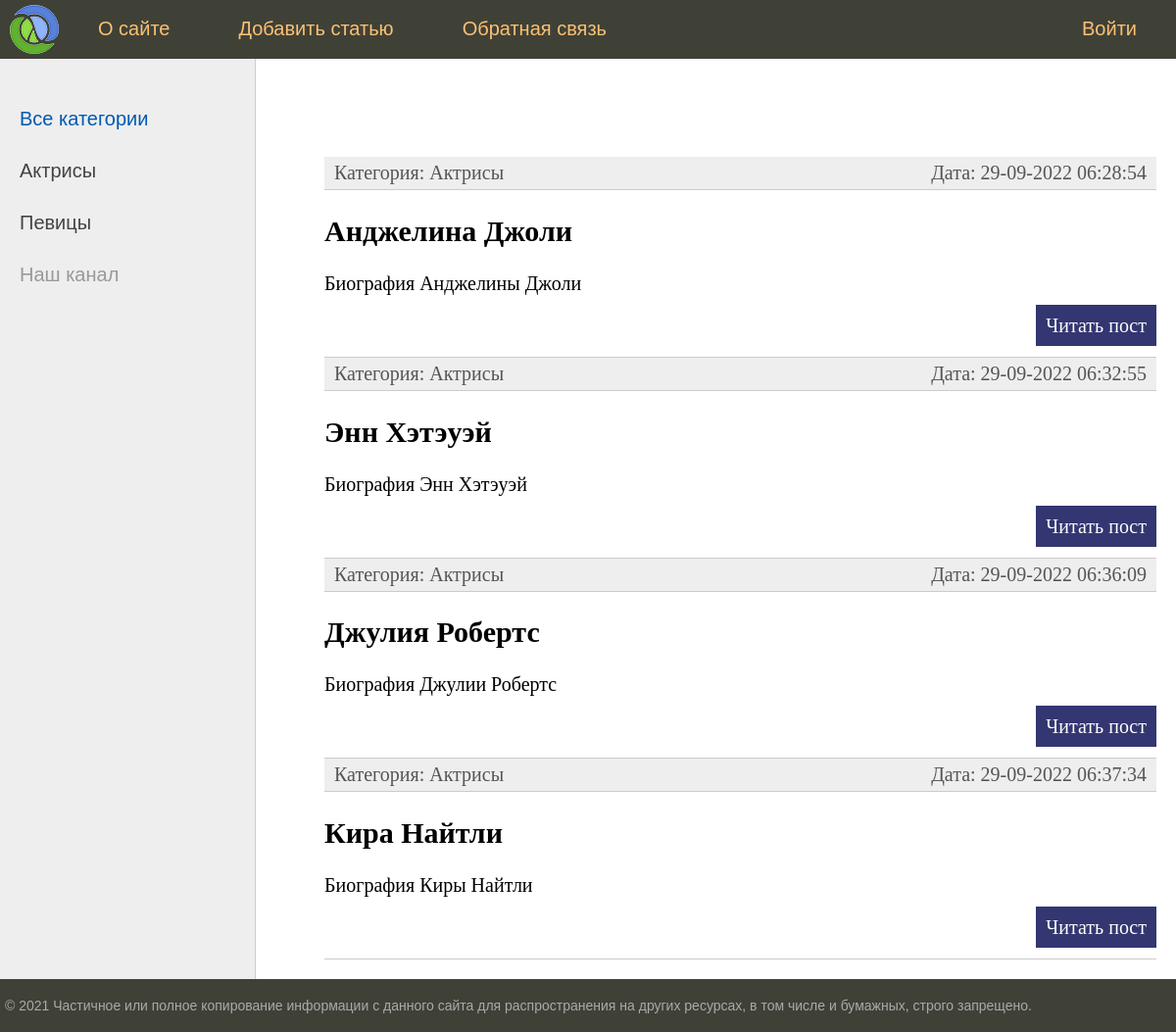
The page / on the database its author committed.
### socnet/models.py (models this page shows, shortened)
class Category(models.Model):
    name = models.CharField(max_length=100, db_index=True)
    def __str__(self):
        return self.name
    def get_absolute_url(self):
        return reverse('category', kwargs={'cat_id': self.pk})

class Women(models.Model):
    title = models.CharField(max_length=255)
    content = models.TextField(blank=True)
    photo = models.ImageField(upload_to="photos/%Y/%m/%d/")
    time_create = models.DateTimeField(auto_now_add=True)
    time_update = models.DateTimeField(auto_now=True)
    is_published = models.BooleanField(default=True)
    cat = models.ForeignKey('Category', on_delete=models.PROTECT, null=True)
    def get_absolute_url(self):
        return reverse('post', kwargs={'post_id': self.pk})

### socnet/views.py (the view)
# urls.py: path('', index, name='home'),
def index(request):
    posts = Women.objects.all()
    cats = Category.objects.all()
    context = {
        'posts': posts,
        'cats': cats,
        'menu': menu,
        'title': 'Главная страница',
        'cat_selected': 0,
    }
    return render(request, 'socnet/index.html', context=context)

### socnet/templates/socnet/index.html (shortened to what this page needs)
{% extends 'socnet/base.html' %}
{% block content %}
<ul class="list-articles">
	{% for p in posts %}
	<li><div class="article-panel">
         <p class="first">Категория: {{p.cat}}</p>
         <p class="last">Дата: {{p.time_update|date:"d-m-Y H:i:s"}}</p>
	</div>
			<li><h2>{{p.title}}</h2>
	{% autoescape on %}
	{{p.content|linebreaks|truncatewords:50}}
	{% endautoescape %}
			<p class="link-read-post"><a href="{{ p.get_absolute_url }}">Читать пост</a></p>
			</li>
	{% endfor %}
</ul>
{% endblock %}

### socnet/templates/socnet/base.html (shortened to what this page needs)
{% load static %}
<!DOCTYPE html>
<html>
<head>
	<link type="text/css" href="{% static 'socnet/css/styles.css' %}" rel="stylesheet" />
</head>
<body>
<table class="table-page" border=0 cellpadding="0" cellspacing="0">
<tr><td valign=top>
	{% block mainmenu %}
		<div class="header">
			<ul id="mainmenu" class="mainmenu">
				<li class="logo"><a href="{% url 'home' %}"><div class="logo"></div></a></li>
				{% for m in menu %}
				{% if not forloop.last %}
					<li><a href="{% url m.url_name %}">{{m.title}}</a></li>
				{% else %}
					<li class="last"><a href="{% url m.url_name %}">{{m.title}}</a></li>
				{% endif %}
				{% endfor %}
			</ul>
		</div>
	{% endblock mainmenu %}
<table class="table-content" border=0 cellpadding="0" cellspacing="0">
<tr>
	<td valign="top" class="left-chapters">
	<ul id="leftchapters">
		{% if cat_selected == 0 %}
                   <li class="selected">Все категории</li>
{% else %}
                   <li><a href="{% url 'home' %}">Все категории</a></li>
{% endif %}
	{% for c in cats %}
         {% if c.pk == cat_selected %}
                   <li class="selected">{{c.name}}</li>
         {% else %}
                   <li><a href="{{ c.get_absolute_url }}">{{c.name}}</a></li>
         {% endif %}
	{% endfor %}
		<li>
		<p>Наш канал</p>
		</li>
	</ul>
</td>
<td valign="top" class="content">
	<div class="content-text">
{% block content %}
{% endblock %}
	</div>
</td></tr>
</table>
</td></tr>
<tr><td valign=top>
	<div id="footer">
		<p>&copy; 2021 Частичное или полное копирование информации с данного сайта для распространения на других ресурсах, в том числе и бумажных, строго запрещено.</p>
	</div>
</td></tr></table>
</body>
</html>

### socnet/static/socnet/css/styles.css (style rules this page uses)
html, body { font-family: 'Arial'; margin: 0; padding: 0; height: 100%; width: 100%; color: #444; }
a { color: #0059b2; text-decoration: none; }
p.link-read-post { text-align: right; }
p.link-read-post a { padding: 10px; min-width: 100px; background: #333671; color: #fff; text-decoration: none; }
div.article-panel { background: #eee; padding: 5px 10px 5px 10px; box-sizing: border-box; overflow: hidden; color: #555; }
div.article-panel p.first { margin: 0; float: left; }
div.article-panel p.last { margin: 0; float: right; }
ul.list-articles { list-style: none; margin: 0; padding: 0; }
ul.list-articles li { border-bottom: 1px solid #ccc; }
.table-page { width: 100%; height: 100%; vertical-align: top; }
.table-page tr { height: 100%; }
.header { background: #3F4137; height: 60px; }
.logo { background: url('../images/logo.png') no-repeat 10px 5px; width: 70px; height: 60px; }
ul.mainmenu { list-style: none; margin: 0; padding: 0; height: 60px; color: #fdc073; font-size: 20px; overflow: hidden; }
ul.mainmenu li { float: left; margin: 18px 40px 0 30px; }
ul.mainmenu li.logo { margin: 0; }
ul.mainmenu li.last { float: right; }
ul.mainmenu li a { color: #fdc073; text-decoration: none; }
.table-content { width: 100%; min-height: 100%; height: 100%; }
.left-chapters { margin: 0; background: #eee; border-right: 1px solid #ccc; min-height: 100%; }
.left-chapters ul { width: 230px; min-height: 100%; margin: 0; padding: 20px 10px 10px 20px; list-style: none; font-size: 20px; }
.left-chapters ul li { margin: 30px 0 0 0; color: #999; }
.left-chapters ul li.selected { color: #0059b2; }
.left-chapters ul li a { color: #444; text-decoration: none; }
.content { padding: 40px 20px 20px 40px; width: 100%; box-sizing: border-box; }
.content-text { margin: 60px 0 0 30px; color: #000; font-size: 20px; font-family: Yandex Sans Display Light; }
#footer { box-sizing: border-box; background: #3F4137; padding: 5px; color: #aaa; font-size: 14px; font-family: Verdana, Geneva, Arial, Helvetica; text-align: left; overflow: hidden; }

### rows shown on the page
Category: name "Актрисы"
Category: name "Певицы"
Women: cat "Актрисы", time_update "29-09-2022 06:28:54", title "Анджелина Джоли", content "Биография Анджелины Джоли"
Women: cat "Актрисы", time_update "29-09-2022 06:32:55", title "Энн Хэтэуэй", content "Биография Энн Хэтэуэй"
Women: cat "Актрисы", time_update "29-09-2022 06:36:09", title "Джулия Робертс", content "Биография Джулии Робертс"
Women: cat "Актрисы", time_update "29-09-2022 06:37:34", title "Кира Найтли", content "Биография Киры Найтли"

### other values the page prints
{{ m.title }} "О сайте" "Добавить статью" "Обратная связь"
{{ m.title }} "Войти"
